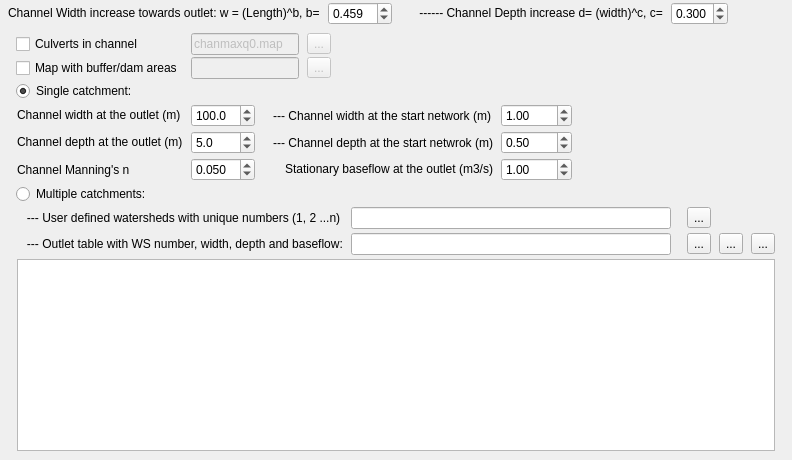
                <widget class="QWidget" name="ChannelOptions" native="true">
                 <property name="sizePolicy">
                  <sizepolicy hsizetype="Preferred" vsizetype="MinimumExpanding">
                   <horstretch>0</horstretch>
                   <verstretch>0</verstretch>
                  </sizepolicy>
                 </property>
                 <layout class="QGridLayout" name="gridLayout_14">
                  <property name="leftMargin">
                   <number>8</number>
                  </property>
                  <property name="topMargin">
                   <number>2</number>
                  </property>
                  <property name="rightMargin">
                   <number>8</number>
                  </property>
                  <property name="bottomMargin">
                   <number>4</number>
                  </property>
                  <property name="horizontalSpacing">
                   <number>8</number>
                  </property>
                  <property name="verticalSpacing">
                   <number>4</number>
                  </property>
                  <item row="1" column="6">
                   <spacer name="horizontalSpacer_3">
                    <property name="orientation">
                     <enum>Qt::Horizontal</enum>
                    </property>
                    <property name="sizeHint" stdset="0">
                     <size>
                      <width>40</width>
                      <height>20</height>
                     </size>
                    </property>
                   </spacer>
                  </item>
                  <item row="1" column="4">
                   <widget class="QLabel" name="label_40">
                    <property name="sizePolicy">
                     <sizepolicy hsizetype="Fixed" vsizetype="Fixed">
                      <horstretch>0</horstretch>
                      <verstretch>0</verstretch>
                     </sizepolicy>
                    </property>
                    <property name="font">
                     <font>
                      <pointsize>9</pointsize>
                      <bold>false</bold>
                     </font>
                    </property>
                    <property name="toolTip">
                     <string>Empirical increase of channel depth with width towards outlet</string>
                    </property>
                    <property name="text">
                     <string> ------ Channel Depth increase d= (width)^c, c=</string>
                    </property>
                   </widget>
                  </item>
                  <item row="4" column="0" colspan="8">
                   <widget class="QWidget" name="widget" native="true">
                    <layout class="QGridLayout" name="gridLayout_10">
                     <property name="leftMargin">
                      <number>8</number>
                     </property>
                     <property name="topMargin">
                      <number>4</number>
                     </property>
                     <property name="rightMargin">
                      <number>8</number>
                     </property>
                     <property name="bottomMargin">
                      <number>4</number>
                     </property>
                     <property name="horizontalSpacing">
                      <number>8</number>
                     </property>
                     <property name="verticalSpacing">
                      <number>2</number>
                     </property>
                     <item row="10" column="0" colspan="4">
                      <widget class="QWidget" name="widgetMultipleWS" native="true">
                       <property name="enabled">
                        <bool>true</bool>
                       </property>
                       <layout class="QGridLayout" name="gridLayout">
                        <property name="leftMargin">
                         <number>1</number>
                        </property>
                        <property name="topMargin">
                         <number>1</number>
                        </property>
                        <property name="rightMargin">
                         <number>1</number>
                        </property>
                        <property name="bottomMargin">
                         <number>1</number>
                        </property>
                        <property name="horizontalSpacing">
                         <number>8</number>
                        </property>
                        <property name="verticalSpacing">
                         <number>4</number>
                        </property>
                        <item row="0" column="0">
                         <widget class="QLabel" name="label_37">
                          <property name="enabled">
                           <bool>true</bool>
                          </property>
                          <property name="text">
                           <string>   --- User defined watersheds with unique numbers (1, 2 ...n)</string>
                          </property>
                         </widget>
                        </item>
                        <item row="1" column="1">
                         <widget class="QLineEdit" name="lineEdit_outletsTable">
                          <property name="enabled">
                           <bool>true</bool>
                          </property>
                          <property name="sizePolicy">
                           <sizepolicy hsizetype="Preferred" vsizetype="Fixed">
                            <horstretch>0</horstretch>
                            <verstretch>0</verstretch>
                           </sizepolicy>
                          </property>
                          <property name="font">
                           <font>
                            <pointsize>9</pointsize>
                            <bold>false</bold>
                           </font>
                          </property>
                         </widget>
                        </item>
                        <item row="1" column="5">
                         <widget class="QToolButton" name="toolButton_resetOutlets">
                          <property name="enabled">
                           <bool>true</bool>
                          </property>
                          <property name="text">
                           <string>...</string>
                          </property>
                          <property name="icon">
                           <iconset resource="resources/lisemdbase.qrc">
                            <normaloff>:/2X/reset.png</normaloff>:/2X/reset.png</iconset>
                          </property>
                         </widget>
                        </item>
                        <item row="0" column="3">
                         <widget class="QToolButton" name="toolButton_userWatersheds">
                          <property name="enabled">
                           <bool>true</bool>
                          </property>
                          <property name="text">
                           <string>...</string>
                          </property>
                          <property name="icon">
                           <iconset resource="resources/lisemdbase.qrc">
                            <normaloff>:/2X/Folder-Open-icon2.png</normaloff>:/2X/Folder-Open-icon2.png</iconset>
                          </property>
                         </widget>
                        </item>
                        <item row="1" column="0">
                         <widget class="QLabel" name="label_13">
                          <property name="enabled">
                           <bool>true</bool>
                          </property>
                          <property name="sizePolicy">
                           <sizepolicy hsizetype="Fixed" vsizetype="Preferred">
                            <horstretch>0</horstretch>
                            <verstretch>0</verstretch>
                           </sizepolicy>
                          </property>
                          <property name="font">
                           <font>
                            <pointsize>9</pointsize>
                            <bold>false</bold>
                           </font>
                          </property>
                          <property name="text">
                           <string>   --- Outlet table with WS number, width, depth and baseflow:</string>
                          </property>
                          <property name="alignment">
                           <set>Qt::AlignLeading|Qt::AlignLeft|Qt::AlignVCenter</set>
                          </property>
                         </widget>
                        </item>
                        <item row="1" column="3">
                         <widget class="QToolButton" name="toolButton_OutletsTable">
                          <property name="enabled">
                           <bool>true</bool>
                          </property>
                          <property name="font">
                           <font>
                            <pointsize>9</pointsize>
                            <bold>false</bold>
                           </font>
                          </property>
                          <property name="text">
                           <string>...</string>
                          </property>
                          <property name="icon">
                           <iconset resource="resources/lisemdbase.qrc">
                            <normaloff>:/2X/Folder-Open-icon2.png</normaloff>:/2X/Folder-Open-icon2.png</iconset>
                          </property>
                         </widget>
                        </item>
                        <item row="0" column="1">
                         <widget class="QLineEdit" name="lineEdit_userWatersheds">
                          <property name="enabled">
                           <bool>true</bool>
                          </property>
                         </widget>
                        </item>
                        <item row="1" column="4">
                         <widget class="QToolButton" name="toolButton_saveOutlets">
                          <property name="enabled">
                           <bool>true</bool>
                          </property>
                          <property name="text">
                           <string>...</string>
                          </property>
                          <property name="icon">
                           <iconset resource="resources/lisemdbase.qrc">
                            <normaloff>:/2X/filesave2X.png</normaloff>:/2X/filesave2X.png</iconset>
                          </property>
                         </widget>
                        </item>
                        <item row="2" column="0" colspan="6">
                         <widget class="QTableView" name="tableViewOutlets">
                          <property name="enabled">
                           <bool>true</bool>
                          </property>
                          <property name="sizePolicy">
                           <sizepolicy hsizetype="Preferred" vsizetype="Preferred">
                            <horstretch>0</horstretch>
                            <verstretch>0</verstretch>
                           </sizepolicy>
                          </property>
                          <property name="font">
                           <font>
                            <pointsize>9</pointsize>
                            <bold>false</bold>
                           </font>
                          </property>
                         </widget>
                        </item>
                       </layout>
                      </widget>
                     </item>
                     <item row="0" column="0">
                      <widget class="QCheckBox" name="checkBox_useCulverts">
                       <property name="text">
                        <string>Culverts in channel</string>
                       </property>
                      </widget>
                     </item>
                     <item row="0" column="3">
                      <spacer name="horizontalSpacer_8">
                       <property name="orientation">
                        <enum>Qt::Horizontal</enum>
                       </property>
                       <property name="sizeHint" stdset="0">
                        <size>
                         <width>40</width>
                         <height>20</height>
                        </size>
                       </property>
                      </spacer>
                     </item>
                     <item row="0" column="2">
                      <widget class="QToolButton" name="toolButton_userCulverts">
                       <property name="enabled">
                        <bool>false</bool>
                       </property>
                       <property name="text">
                        <string>...</string>
                       </property>
                       <property name="icon">
                        <iconset resource="resources/lisemdbase.qrc">
                         <normaloff>:/2X/Folder-Open-icon2.png</normaloff>:/2X/Folder-Open-icon2.png</iconset>
                       </property>
                      </widget>
                     </item>
                     <item row="8" column="0" colspan="2">
                      <widget class="QRadioButton" name="radioButton_OutletMultiple">
                       <property name="font">
                        <font>
                         <pointsize>9</pointsize>
                         <bold>false</bold>
                        </font>
                       </property>
                       <property name="text">
                        <string>Multiple catchments: </string>
                       </property>
                      </widget>
                     </item>
                     <item row="4" column="0" colspan="2">
                      <widget class="QRadioButton" name="radioButton_OutletSIngle">
                       <property name="font">
                        <font>
                         <pointsize>9</pointsize>
                         <bold>false</bold>
                        </font>
                       </property>
                       <property name="text">
                        <string>Single catchment:</string>
                       </property>
                       <property name="checked">
                        <bool>true</bool>
                       </property>
                      </widget>
                     </item>
                     <item row="0" column="1">
                      <widget class="QLineEdit" name="lineEdit_userCulverts">
                       <property name="enabled">
                        <bool>false</bool>
                       </property>
                       <property name="sizePolicy">
                        <sizepolicy hsizetype="Preferred" vsizetype="Fixed">
                         <horstretch>0</horstretch>
                         <verstretch>0</verstretch>
                        </sizepolicy>
                       </property>
                       <property name="text">
                        <string>chanmaxq0.map</string>
                       </property>
                      </widget>
                     </item>
                     <item row="3" column="0">
                      <widget class="QCheckBox" name="checkBox_createDams">
                       <property name="sizePolicy">
                        <sizepolicy hsizetype="Preferred" vsizetype="Fixed">
                         <horstretch>0</horstretch>
                         <verstretch>0</verstretch>
                        </sizepolicy>
                       </property>
                       <property name="font">
                        <font>
                         <pointsize>9</pointsize>
                         <bold>false</bold>
                        </font>
                       </property>
                       <property name="toolTip">
                        <string>Map with negative storge caopacity values where the dam is. For instance -5 gives a storage of 5m for that cell. </string>
                       </property>
                       <property name="text">
                        <string>Map with buffer/dam areas</string>
                       </property>
                      </widget>
                     </item>
                     <item row="3" column="1">
                      <widget class="QLineEdit" name="lineEdit_Dams">
                       <property name="enabled">
                        <bool>false</bool>
                       </property>
                       <property name="sizePolicy">
                        <sizepolicy hsizetype="Preferred" vsizetype="Fixed">
                         <horstretch>0</horstretch>
                         <verstretch>0</verstretch>
                        </sizepolicy>
                       </property>
                       <property name="font">
                        <font>
                         <pointsize>9</pointsize>
                         <bold>false</bold>
                        </font>
                       </property>
                       <property name="text">
                        <string/>
                       </property>
                      </widget>
                     </item>
                     <item row="3" column="2">
                      <widget class="QToolButton" name="toolButton_Dams">
                       <property name="enabled">
                        <bool>false</bool>
                       </property>
                       <property name="text">
                        <string>...</string>
                       </property>
                       <property name="icon">
                        <iconset resource="resources/lisemdbase.qrc">
                         <normaloff>:/2X/Folder-Open-icon2.png</normaloff>:/2X/Folder-Open-icon2.png</iconset>
                       </property>
                      </widget>
                     </item>
                     <item row="5" column="0" colspan="4">
                      <widget class="QWidget" name="widgetSingleWS" native="true">
                       <property name="sizePolicy">
                        <sizepolicy hsizetype="Preferred" vsizetype="Fixed">
                         <horstretch>0</horstretch>
                         <verstretch>0</verstretch>
                        </sizepolicy>
                       </property>
                       <layout class="QGridLayout" name="gridLayout_21">
                        <property name="leftMargin">
                         <number>1</number>
                        </property>
                        <property name="topMargin">
                         <number>1</number>
                        </property>
                        <property name="rightMargin">
                         <number>1</number>
                        </property>
                        <property name="bottomMargin">
                         <number>1</number>
                        </property>
                        <property name="horizontalSpacing">
                         <number>8</number>
                        </property>
                        <property name="verticalSpacing">
                         <number>4</number>
                        </property>
                        <item row="3" column="0">
                         <widget class="QLabel" name="label_74">
                          <property name="text">
                           <string>Channel Manning's n</string>
                          </property>
                         </widget>
                        </item>
                        <item row="1" column="3">
                         <widget class="QDoubleSpinBox" name="spin_chDepthS">
                          <property name="minimum">
                           <double>0.010000000000000</double>
                          </property>
                          <property name="singleStep">
                           <double>0.010000000000000</double>
                          </property>
                          <property name="value">
                           <double>0.500000000000000</double>
                          </property>
                         </widget>
                        </item>
                        <item row="3" column="2">
                         <widget class="QLabel" name="label_15">
                          <property name="sizePolicy">
                           <sizepolicy hsizetype="Preferred" vsizetype="Fixed">
                            <horstretch>0</horstretch>
                            <verstretch>0</verstretch>
                           </sizepolicy>
                          </property>
                          <property name="font">
                           <font>
                            <pointsize>9</pointsize>
                            <bold>false</bold>
                           </font>
                          </property>
                          <property name="text">
                           <string>    Stationary baseflow at the outlet (m3/s)</string>
                          </property>
                          <property name="alignment">
                           <set>Qt::AlignRight|Qt::AlignTrailing|Qt::AlignVCenter</set>
                          </property>
                         </widget>
                        </item>
                        <item row="3" column="1">
                         <widget class="QDoubleSpinBox" name="spin_chN">
                          <property name="decimals">
                           <number>3</number>
                          </property>
                          <property name="minimum">
                           <double>0.001000000000000</double>
                          </property>
                          <property name="maximum">
                           <double>1.000000000000000</double>
                          </property>
                          <property name="singleStep">
                           <double>0.001000000000000</double>
                          </property>
                          <property name="value">
                           <double>0.050000000000000</double>
                          </property>
                         </widget>
                        </item>
                        <item row="0" column="7">
                         <spacer name="horizontalSpacer_12">
                          <property name="orientation">
                           <enum>Qt::Horizontal</enum>
                          </property>
                          <property name="sizeHint" stdset="0">
                           <size>
                            <width>40</width>
                            <height>20</height>
                           </size>
                          </property>
                         </spacer>
                        </item>
                        <item row="0" column="1">
                         <widget class="QDoubleSpinBox" name="spin_chWidth">
                          <property name="sizePolicy">
                           <sizepolicy hsizetype="Fixed" vsizetype="Fixed">
                            <horstretch>0</horstretch>
                            <verstretch>0</verstretch>
                           </sizepolicy>
                          </property>
                          <property name="font">
                           <font>
                            <pointsize>9</pointsize>
                            <bold>false</bold>
                           </font>
                          </property>
                          <property name="decimals">
                           <number>1</number>
                          </property>
                          <property name="minimum">
                           <double>1.000000000000000</double>
                          </property>
                          <property name="maximum">
                           <double>9999.000000000000000</double>
                          </property>
                          <property name="singleStep">
                           <double>0.100000000000000</double>
                          </property>
                          <property name="value">
                           <double>100.000000000000000</double>
                          </property>
                         </widget>
                        </item>
                        <item row="0" column="3">
                         <widget class="QDoubleSpinBox" name="spin_chWidthS">
                          <property name="minimum">
                           <double>0.010000000000000</double>
                          </property>
                          <property name="singleStep">
                           <double>0.010000000000000</double>
                          </property>
                          <property name="value">
                           <double>1.000000000000000</double>
                          </property>
                         </widget>
                        </item>
                        <item row="3" column="3">
                         <widget class="QDoubleSpinBox" name="spin_chBaseflow">
                          <property name="font">
                           <font>
                            <pointsize>9</pointsize>
                            <bold>false</bold>
                           </font>
                          </property>
                          <property name="decimals">
                           <number>2</number>
                          </property>
                          <property name="maximum">
                           <double>9999.000000000000000</double>
                          </property>
                          <property name="singleStep">
                           <double>0.010000000000000</double>
                          </property>
                          <property name="value">
                           <double>1.000000000000000</double>
                          </property>
                         </widget>
                        </item>
                        <item row="0" column="0">
                         <widget class="QLabel" name="label_20">
                          <property name="sizePolicy">
                           <sizepolicy hsizetype="Preferred" vsizetype="Fixed">
                            <horstretch>0</horstretch>
                            <verstretch>0</verstretch>
                           </sizepolicy>
                          </property>
                          <property name="text">
                           <string>Channel width at the outlet (m)</string>
                          </property>
                         </widget>
                        </item>
                        <item row="1" column="2">
                         <widget class="QLabel" name="label_73">
                          <property name="text">
                           <string>   --- Channel depth at the start netwrok (m)</string>
                          </property>
                          <property name="alignment">
                           <set>Qt::AlignRight|Qt::AlignTrailing|Qt::AlignVCenter</set>
                          </property>
                         </widget>
                        </item>
                        <item row="1" column="1">
                         <widget class="QDoubleSpinBox" name="spin_chDepth">
                          <property name="sizePolicy">
                           <sizepolicy hsizetype="Minimum" vsizetype="Fixed">
                            <horstretch>0</horstretch>
                            <verstretch>0</verstretch>
                           </sizepolicy>
                          </property>
                          <property name="font">
                           <font>
                            <pointsize>9</pointsize>
                            <bold>false</bold>
                           </font>
                          </property>
                          <property name="decimals">
                           <number>1</number>
                          </property>
                          <property name="minimum">
                           <double>0.100000000000000</double>
                          </property>
                          <property name="singleStep">
                           <double>0.100000000000000</double>
                          </property>
                          <property name="value">
                           <double>5.000000000000000</double>
                          </property>
                         </widget>
                        </item>
                        <item row="0" column="2">
                         <widget class="QLabel" name="label_72">
                          <property name="sizePolicy">
                           <sizepolicy hsizetype="Fixed" vsizetype="Preferred">
                            <horstretch>0</horstretch>
                            <verstretch>0</verstretch>
                           </sizepolicy>
                          </property>
                          <property name="text">
                           <string>   --- Channel width at the start network (m)</string>
                          </property>
                          <property name="alignment">
                           <set>Qt::AlignRight|Qt::AlignTrailing|Qt::AlignVCenter</set>
                          </property>
                         </widget>
                        </item>
                        <item row="1" column="0">
                         <widget class="QLabel" name="label_51">
                          <property name="sizePolicy">
                           <sizepolicy hsizetype="Fixed" vsizetype="Fixed">
                            <horstretch>0</horstretch>
                            <verstretch>0</verstretch>
                           </sizepolicy>
                          </property>
                          <property name="font">
                           <font>
                            <pointsize>9</pointsize>
                            <bold>false</bold>
                           </font>
                          </property>
                          <property name="text">
                           <string>Channel depth at the outlet (m)</string>
                          </property>
                         </widget>
                        </item>
                       </layout>
                      </widget>
                     </item>
                    </layout>
                   </widget>
                  </item>
                  <item row="1" column="0">
                   <widget class="QLabel" name="label_35">
                    <property name="sizePolicy">
                     <sizepolicy hsizetype="Fixed" vsizetype="Fixed">
                      <horstretch>0</horstretch>
                      <verstretch>0</verstretch>
                     </sizepolicy>
                    </property>
                    <property name="font">
                     <font>
                      <pointsize>9</pointsize>
                      <bold>false</bold>
                     </font>
                    </property>
                    <property name="toolTip">
                     <string>Empirical increase of chennel width with channel length towards outlet Minimum width is 2 meter. (def 0.459</string>
                    </property>
                    <property name="text">
                     <string>Channel Width increase towards outlet: w = (Length)^b, b=</string>
                    </property>
                   </widget>
                  </item>
                  <item row="1" column="1">
                   <widget class="QDoubleSpinBox" name="spin_chB">
                    <property name="sizePolicy">
                     <sizepolicy hsizetype="Fixed" vsizetype="Fixed">
                      <horstretch>0</horstretch>
                      <verstretch>0</verstretch>
                     </sizepolicy>
                    </property>
                    <property name="font">
                     <font>
                      <pointsize>9</pointsize>
                      <bold>false</bold>
                     </font>
                    </property>
                    <property name="decimals">
                     <number>3</number>
                    </property>
                    <property name="minimum">
                     <double>0.000000000000000</double>
                    </property>
                    <property name="maximum">
                     <double>10.000000000000000</double>
                    </property>
                    <property name="singleStep">
                     <double>0.001000000000000</double>
                    </property>
                    <property name="value">
                     <double>0.459000000000000</double>
                    </property>
                   </widget>
                  </item>
                  <item row="1" column="5">
                   <widget class="QDoubleSpinBox" name="spin_chC">
                    <property name="sizePolicy">
                     <sizepolicy hsizetype="Fixed" vsizetype="Fixed">
                      <horstretch>0</horstretch>
                      <verstretch>0</verstretch>
                     </sizepolicy>
                    </property>
                    <property name="font">
                     <font>
                      <pointsize>9</pointsize>
                      <bold>false</bold>
                     </font>
                    </property>
                    <property name="decimals">
                     <number>3</number>
                    </property>
                    <property name="maximum">
                     <double>1.000000000000000</double>
                    </property>
                    <property name="singleStep">
                     <double>0.001000000000000</double>
                    </property>
                    <property name="value">
                     <double>0.300000000000000</double>
                    </property>
                   </widget>
                  </item>
                 </layout>
                </widget>
